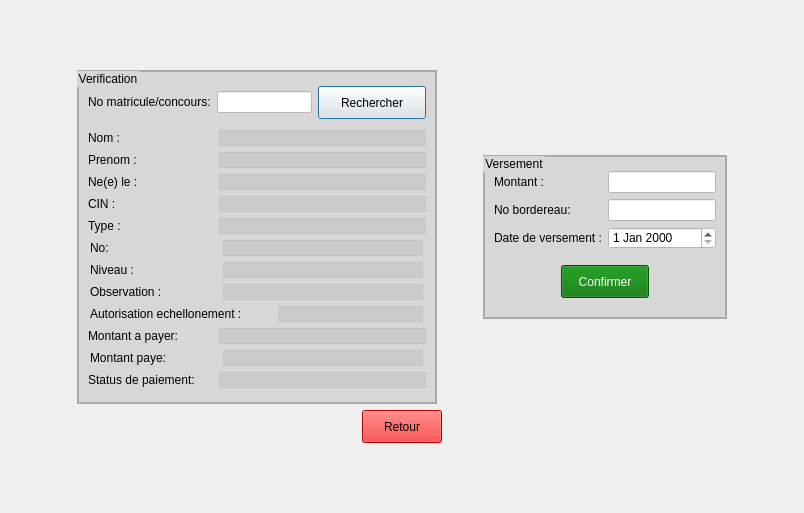
<?xml version="1.0" encoding="UTF-8"?>
<ui version="4.0">
 <class>inscription</class>
 <widget class="QDialog" name="inscription">
  <property name="geometry">
   <rect>
    <x>0</x>
    <y>0</y>
    <width>804</width>
    <height>513</height>
   </rect>
  </property>
  <property name="windowTitle">
   <string>Payement</string>
  </property>
  <layout class="QGridLayout" name="gridLayout_5">
   <item row="0" column="2">
    <spacer name="verticalSpacer_5">
     <property name="orientation">
      <enum>Qt::Vertical</enum>
     </property>
     <property name="sizeHint" stdset="0">
      <size>
       <width>20</width>
       <height>9</height>
      </size>
     </property>
    </spacer>
   </item>
   <item row="1" column="0">
    <spacer name="horizontalSpacer_3">
     <property name="orientation">
      <enum>Qt::Horizontal</enum>
     </property>
     <property name="sizeHint" stdset="0">
      <size>
       <width>56</width>
       <height>20</height>
      </size>
     </property>
    </spacer>
   </item>
   <item row="1" column="1" colspan="2">
    <layout class="QVBoxLayout" name="verticalLayout">
     <item>
      <layout class="QGridLayout" name="gridLayout_4">
       <item row="0" column="0" rowspan="3">
        <widget class="QGroupBox" name="groupBox">
         <property name="minimumSize">
          <size>
           <width>360</width>
           <height>0</height>
          </size>
         </property>
         <property name="maximumSize">
          <size>
           <width>360</width>
           <height>16777215</height>
          </size>
         </property>
         <property name="styleSheet">
          <string notr="true">QGroupBox{
	background-color: rgba(191, 191, 191, 0.5);
	color: #000;
	border: 2px solid darkgray;
}</string>
         </property>
         <property name="title">
          <string>Verification</string>
         </property>
         <layout class="QGridLayout" name="gridLayout_3">
          <item row="10" column="0">
           <layout class="QHBoxLayout" name="horizontalLayout_12">
            <item>
             <widget class="QLabel" name="label_9">
              <property name="minimumSize">
               <size>
                <width>125</width>
                <height>0</height>
               </size>
              </property>
              <property name="maximumSize">
               <size>
                <width>125</width>
                <height>16777215</height>
               </size>
              </property>
              <property name="text">
               <string>Observation :</string>
              </property>
             </widget>
            </item>
            <item>
             <widget class="QLabel" name="inp_observation">
              <property name="minimumSize">
               <size>
                <width>200</width>
                <height>0</height>
               </size>
              </property>
              <property name="maximumSize">
               <size>
                <width>200</width>
                <height>16777215</height>
               </size>
              </property>
              <property name="styleSheet">
               <string notr="true">QLabel{
	border: 1px solid rgba(191, 191, 191, 0.5);
	background-color: rgba(191, 191, 191, 0.5);
	color: #000;
}</string>
              </property>
              <property name="text">
               <string/>
              </property>
             </widget>
            </item>
           </layout>
          </item>
          <item row="5" column="0">
           <layout class="QHBoxLayout" name="horizontalLayout_5">
            <item>
             <widget class="QLabel" name="label_4">
              <property name="minimumSize">
               <size>
                <width>125</width>
                <height>0</height>
               </size>
              </property>
              <property name="maximumSize">
               <size>
                <width>125</width>
                <height>16777215</height>
               </size>
              </property>
              <property name="text">
               <string>Ne(e) le :</string>
              </property>
             </widget>
            </item>
            <item>
             <widget class="QLabel" name="inp_naissance">
              <property name="minimumSize">
               <size>
                <width>200</width>
                <height>0</height>
               </size>
              </property>
              <property name="styleSheet">
               <string notr="true">QLabel{
	border: 1px solid rgba(191, 191, 191, 0.5);
	background-color: rgba(191, 191, 191, 0.5);
	color: #000;
}</string>
              </property>
              <property name="text">
               <string/>
              </property>
             </widget>
            </item>
           </layout>
          </item>
          <item row="7" column="0">
           <layout class="QHBoxLayout" name="horizontalLayout_7">
            <item>
             <widget class="QLabel" name="label_6">
              <property name="minimumSize">
               <size>
                <width>125</width>
                <height>0</height>
               </size>
              </property>
              <property name="maximumSize">
               <size>
                <width>125</width>
                <height>16777215</height>
               </size>
              </property>
              <property name="text">
               <string>Type :</string>
              </property>
             </widget>
            </item>
            <item>
             <widget class="QLabel" name="inp_type">
              <property name="minimumSize">
               <size>
                <width>200</width>
                <height>0</height>
               </size>
              </property>
              <property name="styleSheet">
               <string notr="true">QLabel{
	border: 1px solid rgba(191, 191, 191, 0.5);
	background-color: rgba(191, 191, 191, 0.5);
	color: #000;
}</string>
              </property>
              <property name="text">
               <string/>
              </property>
             </widget>
            </item>
           </layout>
          </item>
          <item row="11" column="0">
           <layout class="QHBoxLayout" name="horizontalLayout_14">
            <item>
             <widget class="QLabel" name="label_10">
              <property name="minimumSize">
               <size>
                <width>180</width>
                <height>0</height>
               </size>
              </property>
              <property name="maximumSize">
               <size>
                <width>180</width>
                <height>16777215</height>
               </size>
              </property>
              <property name="text">
               <string>Autorisation echellonement :</string>
              </property>
             </widget>
            </item>
            <item>
             <widget class="QLabel" name="inp_autEchel">
              <property name="minimumSize">
               <size>
                <width>145</width>
                <height>0</height>
               </size>
              </property>
              <property name="maximumSize">
               <size>
                <width>145</width>
                <height>16777215</height>
               </size>
              </property>
              <property name="styleSheet">
               <string notr="true">QLabel{
	border: 1px solid rgba(191, 191, 191, 0.5);
	background-color: rgba(191, 191, 191, 0.5);
	color: #000;
}</string>
              </property>
              <property name="text">
               <string/>
              </property>
             </widget>
            </item>
           </layout>
          </item>
          <item row="0" column="0">
           <spacer name="verticalSpacer_8">
            <property name="orientation">
             <enum>Qt::Vertical</enum>
            </property>
            <property name="sizeType">
             <enum>QSizePolicy::Fixed</enum>
            </property>
            <property name="sizeHint" stdset="0">
             <size>
              <width>20</width>
              <height>5</height>
             </size>
            </property>
           </spacer>
          </item>
          <item row="14" column="0">
           <layout class="QHBoxLayout" name="horizontalLayout_9">
            <item>
             <widget class="QLabel" name="label_11">
              <property name="minimumSize">
               <size>
                <width>125</width>
                <height>0</height>
               </size>
              </property>
              <property name="maximumSize">
               <size>
                <width>125</width>
                <height>16777215</height>
               </size>
              </property>
              <property name="text">
               <string>Status de paiement:</string>
              </property>
             </widget>
            </item>
            <item>
             <widget class="QLabel" name="inp_StatuPaiement">
              <property name="minimumSize">
               <size>
                <width>200</width>
                <height>0</height>
               </size>
              </property>
              <property name="styleSheet">
               <string notr="true">QLabel{
	border: 1px solid rgba(191, 191, 191, 0.5);
	background-color: rgba(191, 191, 191, 0.5);
	color: #000;
}</string>
              </property>
              <property name="text">
               <string/>
              </property>
             </widget>
            </item>
           </layout>
          </item>
          <item row="13" column="0">
           <layout class="QHBoxLayout" name="horizontalLayout_13">
            <item>
             <widget class="QLabel" name="label_7">
              <property name="minimumSize">
               <size>
                <width>125</width>
                <height>0</height>
               </size>
              </property>
              <property name="maximumSize">
               <size>
                <width>125</width>
                <height>16777215</height>
               </size>
              </property>
              <property name="text">
               <string>Montant paye:</string>
              </property>
             </widget>
            </item>
            <item>
             <widget class="QLabel" name="inp_montPayer">
              <property name="minimumSize">
               <size>
                <width>200</width>
                <height>0</height>
               </size>
              </property>
              <property name="maximumSize">
               <size>
                <width>200</width>
                <height>16777215</height>
               </size>
              </property>
              <property name="styleSheet">
               <string notr="true">QLabel{
	border: 1px solid rgba(191, 191, 191, 0.5);
	background-color: rgba(191, 191, 191, 0.5);
	color: #000;
}</string>
              </property>
              <property name="text">
               <string/>
              </property>
             </widget>
            </item>
           </layout>
          </item>
          <item row="3" column="0">
           <layout class="QHBoxLayout" name="horizontalLayout_3">
            <item>
             <widget class="QLabel" name="label_2">
              <property name="minimumSize">
               <size>
                <width>125</width>
                <height>0</height>
               </size>
              </property>
              <property name="maximumSize">
               <size>
                <width>125</width>
                <height>16777215</height>
               </size>
              </property>
              <property name="text">
               <string>Nom :</string>
              </property>
             </widget>
            </item>
            <item>
             <widget class="QLabel" name="inp_nom">
              <property name="minimumSize">
               <size>
                <width>200</width>
                <height>0</height>
               </size>
              </property>
              <property name="styleSheet">
               <string notr="true">QLabel{
	border: 1px solid rgba(191, 191, 191, 0.5);
	background-color: rgba(191, 191, 191, 0.5);
	color: #000;
}</string>
              </property>
              <property name="text">
               <string/>
              </property>
             </widget>
            </item>
           </layout>
          </item>
          <item row="12" column="0">
           <layout class="QHBoxLayout" name="horizontalLayout_8">
            <item>
             <widget class="QLabel" name="label_12">
              <property name="minimumSize">
               <size>
                <width>125</width>
                <height>0</height>
               </size>
              </property>
              <property name="maximumSize">
               <size>
                <width>125</width>
                <height>16777215</height>
               </size>
              </property>
              <property name="text">
               <string>Montant a payer:</string>
              </property>
             </widget>
            </item>
            <item>
             <widget class="QLabel" name="inp_montApayer">
              <property name="minimumSize">
               <size>
                <width>200</width>
                <height>0</height>
               </size>
              </property>
              <property name="styleSheet">
               <string notr="true">QLabel{
	border: 1px solid rgba(191, 191, 191, 0.5);
	background-color: rgba(191, 191, 191, 0.5);
	color: #000;
}</string>
              </property>
              <property name="text">
               <string/>
              </property>
             </widget>
            </item>
           </layout>
          </item>
          <item row="4" column="0">
           <layout class="QHBoxLayout" name="horizontalLayout_4">
            <item>
             <widget class="QLabel" name="label_3">
              <property name="minimumSize">
               <size>
                <width>125</width>
                <height>0</height>
               </size>
              </property>
              <property name="maximumSize">
               <size>
                <width>125</width>
                <height>16777215</height>
               </size>
              </property>
              <property name="text">
               <string>Prenom :</string>
              </property>
             </widget>
            </item>
            <item>
             <widget class="QLabel" name="inp_prenom">
              <property name="minimumSize">
               <size>
                <width>200</width>
                <height>0</height>
               </size>
              </property>
              <property name="styleSheet">
               <string notr="true">QLabel{
	border: 1px solid rgba(191, 191, 191, 0.5);
	background-color: rgba(191, 191, 191, 0.5);
	color: #000;
}</string>
              </property>
              <property name="text">
               <string/>
              </property>
             </widget>
            </item>
           </layout>
          </item>
          <item row="9" column="0">
           <layout class="QHBoxLayout" name="horizontalLayout_11">
            <item>
             <widget class="QLabel" name="label_8">
              <property name="minimumSize">
               <size>
                <width>125</width>
                <height>0</height>
               </size>
              </property>
              <property name="maximumSize">
               <size>
                <width>125</width>
                <height>16777215</height>
               </size>
              </property>
              <property name="text">
               <string>Niveau :</string>
              </property>
             </widget>
            </item>
            <item>
             <widget class="QLabel" name="inp_niveau">
              <property name="minimumSize">
               <size>
                <width>200</width>
                <height>0</height>
               </size>
              </property>
              <property name="maximumSize">
               <size>
                <width>200</width>
                <height>16777215</height>
               </size>
              </property>
              <property name="styleSheet">
               <string notr="true">QLabel{
	border: 1px solid rgba(191, 191, 191, 0.5);
	background-color: rgba(191, 191, 191, 0.5);
	color: #000;
}</string>
              </property>
              <property name="text">
               <string/>
              </property>
             </widget>
            </item>
           </layout>
          </item>
          <item row="1" column="0">
           <layout class="QHBoxLayout" name="horizontalLayout_2">
            <item>
             <widget class="QLabel" name="label">
              <property name="text">
               <string>&lt;html&gt;&lt;head/&gt;&lt;body&gt;&lt;p&gt;No matricule/concours:&lt;/p&gt;&lt;/body&gt;&lt;/html&gt;</string>
              </property>
             </widget>
            </item>
            <item>
             <widget class="QLineEdit" name="bar_inp_idEtudiant">
              <property name="styleSheet">
               <string notr="true">QLineEdit{
	background-color: #fff;
	color:  #000;
}</string>
              </property>
              <property name="text">
               <string/>
              </property>
             </widget>
            </item>
            <item>
             <widget class="QPushButton" name="pushButton">
              <property name="toolTip">
               <string>&lt;html&gt;&lt;head/&gt;&lt;body&gt;&lt;p&gt;&amp;lt;center&amp;gt;&amp;lt;strong&amp;gt;Add&amp;lt;/strong&amp;gt;&amp;lt;/center&amp;gt;&lt;/p&gt;&lt;/body&gt;&lt;/html&gt;</string>
              </property>
              <property name="styleSheet">
               <string notr="true">QPushButton{
	height: 25px;
	width: 100px;
	font: 81 11pt &quot;Fira Sans Compressed ExtraBold&quot;;
}</string>
              </property>
              <property name="text">
               <string>Rechercher</string>
              </property>
             </widget>
            </item>
           </layout>
          </item>
          <item row="8" column="0">
           <layout class="QHBoxLayout" name="horizontalLayout_10">
            <item>
             <widget class="QLabel" name="idEtudian">
              <property name="minimumSize">
               <size>
                <width>125</width>
                <height>0</height>
               </size>
              </property>
              <property name="maximumSize">
               <size>
                <width>125</width>
                <height>16777215</height>
               </size>
              </property>
              <property name="text">
               <string>No:</string>
              </property>
             </widget>
            </item>
            <item>
             <widget class="QLabel" name="inp_idEtudiant">
              <property name="minimumSize">
               <size>
                <width>200</width>
                <height>0</height>
               </size>
              </property>
              <property name="maximumSize">
               <size>
                <width>200</width>
                <height>16777215</height>
               </size>
              </property>
              <property name="styleSheet">
               <string notr="true">QLabel{
	border: 1px solid rgba(191, 191, 191, 0.5);
	background-color: rgba(191, 191, 191, 0.5);
	color: #000;
}</string>
              </property>
              <property name="text">
               <string/>
              </property>
             </widget>
            </item>
           </layout>
          </item>
          <item row="6" column="0">
           <layout class="QHBoxLayout" name="horizontalLayout_6">
            <item>
             <widget class="QLabel" name="label_5">
              <property name="minimumSize">
               <size>
                <width>125</width>
                <height>0</height>
               </size>
              </property>
              <property name="maximumSize">
               <size>
                <width>125</width>
                <height>16777215</height>
               </size>
              </property>
              <property name="text">
               <string>CIN :</string>
              </property>
             </widget>
            </item>
            <item>
             <widget class="QLabel" name="inp_CIN">
              <property name="minimumSize">
               <size>
                <width>200</width>
                <height>0</height>
               </size>
              </property>
              <property name="styleSheet">
               <string notr="true">QLabel{
	border: 1px solid rgba(191, 191, 191, 0.5);
	background-color: rgba(191, 191, 191, 0.5);
	color: #000;
}</string>
              </property>
              <property name="text">
               <string/>
              </property>
             </widget>
            </item>
           </layout>
          </item>
          <item row="2" column="0">
           <spacer name="verticalSpacer_7">
            <property name="orientation">
             <enum>Qt::Vertical</enum>
            </property>
            <property name="sizeType">
             <enum>QSizePolicy::Fixed</enum>
            </property>
            <property name="sizeHint" stdset="0">
             <size>
              <width>20</width>
              <height>5</height>
             </size>
            </property>
           </spacer>
          </item>
          <item row="15" column="0">
           <spacer name="verticalSpacer_9">
            <property name="orientation">
             <enum>Qt::Vertical</enum>
            </property>
            <property name="sizeType">
             <enum>QSizePolicy::Fixed</enum>
            </property>
            <property name="sizeHint" stdset="0">
             <size>
              <width>20</width>
              <height>5</height>
             </size>
            </property>
           </spacer>
          </item>
         </layout>
        </widget>
       </item>
       <item row="0" column="2">
        <spacer name="verticalSpacer_3">
         <property name="orientation">
          <enum>Qt::Vertical</enum>
         </property>
         <property name="sizeHint" stdset="0">
          <size>
           <width>20</width>
           <height>40</height>
          </size>
         </property>
        </spacer>
       </item>
       <item row="1" column="1">
        <spacer name="horizontalSpacer_4">
         <property name="orientation">
          <enum>Qt::Horizontal</enum>
         </property>
         <property name="sizeHint" stdset="0">
          <size>
           <width>40</width>
           <height>20</height>
          </size>
         </property>
        </spacer>
       </item>
       <item row="1" column="2">
        <widget class="QGroupBox" name="groupBox_2">
         <property name="styleSheet">
          <string notr="true">QGroupBox{
	background-color: rgba(191, 191, 191, 0.5);
	color: #000;
	border: 2px solid darkgray;
}</string>
         </property>
         <property name="title">
          <string>Versement</string>
         </property>
         <layout class="QGridLayout" name="gridLayout_2">
          <item row="0" column="0">
           <layout class="QGridLayout" name="gridLayout">
            <item row="1" column="0">
             <widget class="QLabel" name="label_13">
              <property name="text">
               <string>Montant :</string>
              </property>
             </widget>
            </item>
            <item row="3" column="1">
             <widget class="QDateEdit" name="vers_inp_date">
              <property name="styleSheet">
               <string notr="true">QDateEdit{
	background-color: #fff;
	color: #000;
}
</string>
              </property>
             </widget>
            </item>
            <item row="2" column="1">
             <widget class="QLineEdit" name="vers_inp_borderau">
              <property name="styleSheet">
               <string notr="true">QLineEdit{
	background-color: #fff;
	color:  #000;
}</string>
              </property>
             </widget>
            </item>
            <item row="2" column="0">
             <widget class="QLabel" name="label_14">
              <property name="text">
               <string>No bordereau:</string>
              </property>
             </widget>
            </item>
            <item row="1" column="1">
             <widget class="QLineEdit" name="vers_inp_montant">
              <property name="styleSheet">
               <string notr="true">QLineEdit{
	background-color: #fff;
	color:  #000;
}</string>
              </property>
              <property name="text">
               <string/>
              </property>
             </widget>
            </item>
            <item row="3" column="0">
             <widget class="QLabel" name="label_15">
              <property name="text">
               <string>Date de versement :</string>
              </property>
             </widget>
            </item>
            <item row="0" column="0">
             <spacer name="verticalSpacer_10">
              <property name="orientation">
               <enum>Qt::Vertical</enum>
              </property>
              <property name="sizeType">
               <enum>QSizePolicy::Fixed</enum>
              </property>
              <property name="sizeHint" stdset="0">
               <size>
                <width>20</width>
                <height>5</height>
               </size>
              </property>
             </spacer>
            </item>
           </layout>
          </item>
          <item row="1" column="0">
           <spacer name="verticalSpacer_2">
            <property name="orientation">
             <enum>Qt::Vertical</enum>
            </property>
            <property name="sizeType">
             <enum>QSizePolicy::Fixed</enum>
            </property>
            <property name="sizeHint" stdset="0">
             <size>
              <width>20</width>
              <height>10</height>
             </size>
            </property>
           </spacer>
          </item>
          <item row="2" column="0">
           <layout class="QHBoxLayout" name="horizontalLayout">
            <item>
             <spacer name="horizontalSpacer">
              <property name="orientation">
               <enum>Qt::Horizontal</enum>
              </property>
              <property name="sizeHint" stdset="0">
               <size>
                <width>40</width>
                <height>20</height>
               </size>
              </property>
             </spacer>
            </item>
            <item>
             <widget class="QPushButton" name="pushButton_2">
              <property name="styleSheet">
               <string notr="true">QPushButton{
	background-color: rgb(0, 113, 0);
	height: 25px;
	width: 80px;
	font: 81 italic 11pt &quot;Fira Sans Compressed ExtraBold&quot;;
	color: #fff;
}

QPushButton:pressed{
	background-color: rgb(0, 85, 0);
}</string>
              </property>
              <property name="text">
               <string>Confirmer</string>
              </property>
             </widget>
            </item>
            <item>
             <spacer name="horizontalSpacer_2">
              <property name="orientation">
               <enum>Qt::Horizontal</enum>
              </property>
              <property name="sizeHint" stdset="0">
               <size>
                <width>40</width>
                <height>20</height>
               </size>
              </property>
             </spacer>
            </item>
           </layout>
          </item>
          <item row="3" column="0">
           <spacer name="verticalSpacer">
            <property name="orientation">
             <enum>Qt::Vertical</enum>
            </property>
            <property name="sizeType">
             <enum>QSizePolicy::Fixed</enum>
            </property>
            <property name="sizeHint" stdset="0">
             <size>
              <width>20</width>
              <height>10</height>
             </size>
            </property>
           </spacer>
          </item>
         </layout>
        </widget>
       </item>
       <item row="2" column="2">
        <spacer name="verticalSpacer_4">
         <property name="orientation">
          <enum>Qt::Vertical</enum>
         </property>
         <property name="sizeHint" stdset="0">
          <size>
           <width>20</width>
           <height>40</height>
          </size>
         </property>
        </spacer>
       </item>
      </layout>
     </item>
     <item>
      <layout class="QHBoxLayout" name="horizontalLayout_15">
       <item>
        <spacer name="horizontalSpacer_7">
         <property name="orientation">
          <enum>Qt::Horizontal</enum>
         </property>
         <property name="sizeHint" stdset="0">
          <size>
           <width>40</width>
           <height>20</height>
          </size>
         </property>
        </spacer>
       </item>
       <item>
        <widget class="QPushButton" name="logout">
         <property name="styleSheet">
          <string notr="true">QPushButton{
	height: 25px;
	font: 81 Italic 11pt &quot;Fira Sans Compressed ExtraBold&quot;;
	color: black;
	background-color: red;
}

QpushButton:pressed{
	background-color: rgb(182, 7, 7);
}</string>
         </property>
         <property name="text">
          <string>Retour</string>
         </property>
        </widget>
       </item>
       <item>
        <spacer name="horizontalSpacer_6">
         <property name="orientation">
          <enum>Qt::Horizontal</enum>
         </property>
         <property name="sizeHint" stdset="0">
          <size>
           <width>250</width>
           <height>20</height>
          </size>
         </property>
        </spacer>
       </item>
      </layout>
     </item>
    </layout>
   </item>
   <item row="1" column="3">
    <spacer name="horizontalSpacer_5">
     <property name="orientation">
      <enum>Qt::Horizontal</enum>
     </property>
     <property name="sizeHint" stdset="0">
      <size>
       <width>46</width>
       <height>20</height>
      </size>
     </property>
    </spacer>
   </item>
   <item row="2" column="1">
    <spacer name="verticalSpacer_6">
     <property name="orientation">
      <enum>Qt::Vertical</enum>
     </property>
     <property name="sizeHint" stdset="0">
      <size>
       <width>20</width>
       <height>9</height>
      </size>
     </property>
    </spacer>
   </item>
  </layout>
 </widget>
 <resources/>
 <connections/>
</ui>
